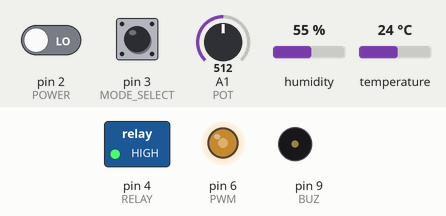
Bench run of a sketch on a simulated Arduino Uno, built with avr-gcc and run on an emulated ATmega328P. Parts: switched loads named in the sketch (green lamp = pin HIGH), output pins drawn as LEDs (lit = HIGH), buzzer (waves = sounding, pin HIGH). Dashed ring = blinking. The test bench sets the inputs (shaded band); at power-on: pin 2 (POWER) LOW, A1 (POT) = 512, temperature 24 °C, pin 3 (MODE_SELECT) LOW, humidity 55 %. EEPROM starts erased; what the sketch prints to the serial monitor is not drawn.

Above: at 1.6 s.
1.7 s: pin 2 (POWER) driven HIGH
At 3.6 s:
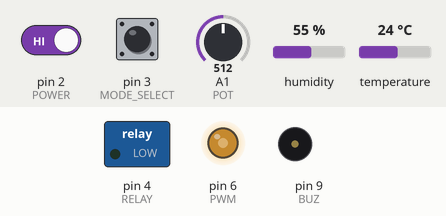
5.2 s: A1 (POT) set to 716
At 7.4 s:
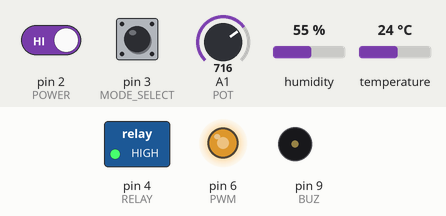
8.7 s: temperature set to 41 °C
At 12.9 s:
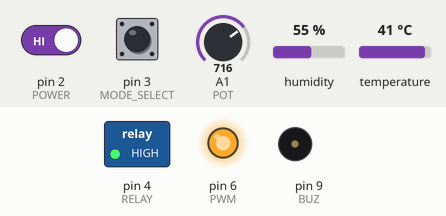
14.0 s: temperature set to 3 °C
At 19.0 s:
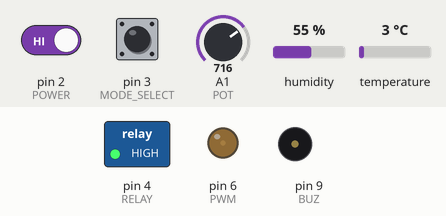
19.6 s: A1 (POT) set to 698
At 22.8 s:
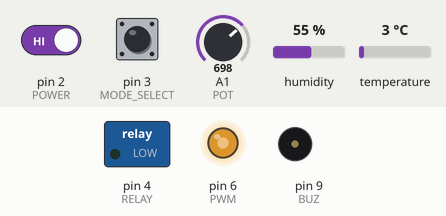
25.6 s: A1 (POT) set to 0
At 29.2 s:
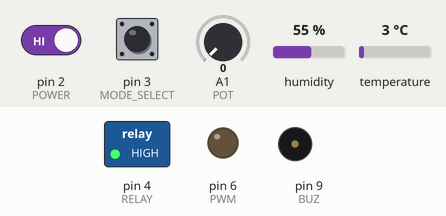
Timing chart, 0 to 30.6 s (numbered marks = the images above; inputs shaded):
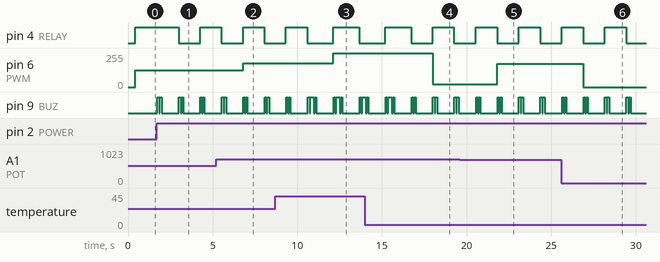

Measured:
- the behaviour switches between 712 and 711 on A1 (POT) (found by bisection; images 4 and 5)
- after the input at 1.7 s, pin 4 (RELAY): HIGH → LOW after 1.3 s, → HIGH 1.3 s later; pin 9 (BUZ): LOW → HIGH at once, then repeats every 1.3 s: LOW 0.05 s, HIGH 0.10 s, LOW 1.0 s, HIGH 0.10 s
- after the input at 5.2 s, pin 6 (PWM): 127/255 → 178/255 after 1.6 s
- after the input at 8.7 s, pin 6 (PWM): 178/255 → 255/255 after 3.4 s
- after the input at 14.0 s, pin 6 (PWM): 255/255 → 22/255 after 4.0 s
- after the input at 19.6 s, pin 6 (PWM): 22/255 → 173/255 after 2.2 s
- after the input at 25.6 s, pin 6 (PWM): 173/255 → 0/255 after 1.3 s

The sketch:

SMART_FAN_DHT.ino
```cpp
#include <DHT.h>
#include <EEPROM.h>

#define DHTPIN 12
#define PWM 6
#define POT A1
#define POWER 2
#define MODE_SELECT 3
#define RELAY 4
#define BUZ 9

#define DHTTYPE DHT11

int speedValue;
int fanLastState;
int lastPotValue;
float factor;

unsigned int switchingInterval = 1000;
bool autoModeSelect;

DHT dht(DHTPIN, DHTTYPE);

void setup() {
  Serial.begin(9600);
  dht.begin();

  pinMode(PWM, OUTPUT);
  pinMode(RELAY, OUTPUT);
  pinMode(BUZ, OUTPUT);
  pinMode(POT, INPUT);
  pinMode(POWER, INPUT);
  pinMode(MODE_SELECT, INPUT);
  delay(100);
  fanLastState = EEPROM.read(0);
  autoModeSelect = EEPROM.read(1);
  //  Serial.println(autoModeSelect);
  delay(100);
  lastPotValue = analogRead(POT);
  delay(100);
  int speedMappingValue = map(lastPotValue, 0, 1023, 0, 255);
  float temperature = dht.readTemperature();
  speedFactor(temperature, speedMappingValue);
  delay(100);
}

void loop()
{
  modeSelect();
  powerSwitch();
  fanPower(fanLastState, speedValue);


  if (autoModeSelect == false) {
    manualSpeedControll();
  }
  if (autoModeSelect == true) {
    autoSpeedControll();
  }

//  delay(1000);
}

////////////////////////////////////////////////////////////////////////
void speedFactor(float tempValue, int pwmValue) {
  factor = pwmValue / tempValue;
  //  Serial.println(factor);
}

/////////////////////////////////////////////////////////////////////////
void autoSpeedControll() {
  Serial.println("auto mode selected!");

  int currentPotValue = analogRead(POT);
  int speedMappingValue = map(currentPotValue, 0, 1023, 0, 255);
  float temperature = dht.readTemperature();

  Serial.print("Temperature: ");
  Serial.print(temperature);
  Serial.print(" speedValue: ");
  Serial.print(speedValue);
  Serial.print(" factor: ");
  Serial.println(factor);

  if (abs(currentPotValue - lastPotValue) > 4) {
    Serial.println("speed factor changing!");

    speedFactor(temperature, speedMappingValue);
    int pwmValue = factor * temperature;

    if (pwmValue > 255) {
      Serial.println("speed limit over! set to max");
      buzAlert();
      speedValue = 255;
    } else {
      speedValue = pwmValue;
    }

    lastPotValue = currentPotValue;

  } else {
    int pwmValue = factor * temperature;
    if (pwmValue > 255) {
      Serial.print("speed limit over! set to max");
      buzAlert();
      speedValue = 255;
    } else {
      speedValue = pwmValue;
    }
  }

}
/////////////////////////////////////////////////////////////////////////
void manualSpeedControll() {
  Serial.println("manual mode selected!");

  int readValue = analogRead(POT);
  speedValue = map(readValue, 0, 1023, 0, 255);

  Serial.print("speed: ");
  Serial.println(speedValue);

}
/////////////////////////////////////////////////////////////////////////
void powerSwitch() {
  if (digitalRead(POWER) == HIGH) {
    buzAlert();
    if (digitalRead(RELAY) == HIGH) {
      Serial.println("POWERING OFF");
      delay(switchingInterval);
      EEPROM.update(0, LOW);
      fanLastState = LOW;
    }
    if (digitalRead(RELAY) == LOW) {
      Serial.println("POWERING ON");
      delay(switchingInterval);
      EEPROM.update(0, HIGH);
      fanLastState = HIGH;
    }
  }
}
/////////////////////////////////////////////////////////////////////////
void fanPower(int lastState, int speed) {
  digitalWrite(RELAY, lastState);
  analogWrite(PWM, speed);
  //  Serial.println(fanLastState);
}
////////////////////////////////////////////////////////////////////////
void buzAlert() {
  digitalWrite(BUZ, HIGH);
  delay(100);
  digitalWrite(BUZ, LOW);
  delay(50);
  digitalWrite(BUZ, HIGH);
  delay(100);
  digitalWrite(BUZ, LOW);
}
////////////////////////////////////////////////////////////////////////
void modeSelect() {

  if (digitalRead(MODE_SELECT) == HIGH) {
    buzAlert();
    autoModeSelect = true;

    delay(1000);
    if (digitalRead(MODE_SELECT) == HIGH) {
      digitalWrite(BUZ, HIGH);
      delay(2000);
      digitalWrite(BUZ, LOW);
      autoModeSelect = false;
    }
    EEPROM.update(1, autoModeSelect);
    Serial.println(autoModeSelect);

  }
}
/////////////////////////////////////////////////////////////////////////
```
